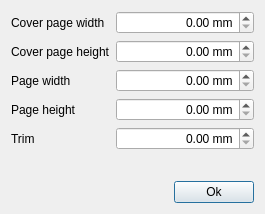
<?xml version="1.0" encoding="UTF-8"?>
<ui version="4.0">
 <class>BookPropertiesDialog</class>
 <widget class="QDialog" name="BookPropertiesDialog">
  <property name="geometry">
   <rect>
    <x>0</x>
    <y>0</y>
    <width>265</width>
    <height>214</height>
   </rect>
  </property>
  <property name="windowTitle">
   <string>Book properties</string>
  </property>
  <layout class="QVBoxLayout" name="verticalLayout">
   <item>
    <layout class="QFormLayout" name="formLayout">
     <item row="0" column="0">
      <widget class="QLabel" name="label">
       <property name="text">
        <string>Cover page width</string>
       </property>
      </widget>
     </item>
     <item row="0" column="1">
      <widget class="QDoubleSpinBox" name="spbCoverPageWidth">
       <property name="alignment">
        <set>Qt::AlignRight|Qt::AlignTrailing|Qt::AlignVCenter</set>
       </property>
       <property name="suffix">
        <string> mm</string>
       </property>
       <property name="decimals">
        <number>2</number>
       </property>
       <property name="maximum">
        <double>1000.000000000000000</double>
       </property>
       <property name="value">
        <double>0.000000000000000</double>
       </property>
      </widget>
     </item>
     <item row="1" column="0">
      <widget class="QLabel" name="label_2">
       <property name="text">
        <string>Cover page height</string>
       </property>
      </widget>
     </item>
     <item row="1" column="1">
      <widget class="QDoubleSpinBox" name="spbCoverPageHeight">
       <property name="alignment">
        <set>Qt::AlignRight|Qt::AlignTrailing|Qt::AlignVCenter</set>
       </property>
       <property name="suffix">
        <string> mm</string>
       </property>
       <property name="decimals">
        <number>2</number>
       </property>
       <property name="maximum">
        <double>1000.000000000000000</double>
       </property>
       <property name="value">
        <double>0.000000000000000</double>
       </property>
      </widget>
     </item>
     <item row="2" column="0">
      <widget class="QLabel" name="label_3">
       <property name="text">
        <string>Page width</string>
       </property>
      </widget>
     </item>
     <item row="2" column="1">
      <widget class="QDoubleSpinBox" name="spbPageWidth">
       <property name="alignment">
        <set>Qt::AlignRight|Qt::AlignTrailing|Qt::AlignVCenter</set>
       </property>
       <property name="suffix">
        <string> mm</string>
       </property>
       <property name="decimals">
        <number>2</number>
       </property>
       <property name="maximum">
        <double>1000.000000000000000</double>
       </property>
       <property name="value">
        <double>0.000000000000000</double>
       </property>
      </widget>
     </item>
     <item row="3" column="0">
      <widget class="QLabel" name="label_4">
       <property name="text">
        <string>Page height</string>
       </property>
      </widget>
     </item>
     <item row="3" column="1">
      <widget class="QDoubleSpinBox" name="spbPageHeight">
       <property name="alignment">
        <set>Qt::AlignRight|Qt::AlignTrailing|Qt::AlignVCenter</set>
       </property>
       <property name="suffix">
        <string> mm</string>
       </property>
       <property name="decimals">
        <number>2</number>
       </property>
       <property name="maximum">
        <double>1000.000000000000000</double>
       </property>
       <property name="value">
        <double>0.000000000000000</double>
       </property>
      </widget>
     </item>
     <item row="4" column="0">
      <widget class="QLabel" name="label_5">
       <property name="text">
        <string>Trim</string>
       </property>
      </widget>
     </item>
     <item row="4" column="1">
      <widget class="QDoubleSpinBox" name="spbTrim">
       <property name="alignment">
        <set>Qt::AlignRight|Qt::AlignTrailing|Qt::AlignVCenter</set>
       </property>
       <property name="suffix">
        <string> mm</string>
       </property>
       <property name="decimals">
        <number>2</number>
       </property>
       <property name="maximum">
        <double>1000.000000000000000</double>
       </property>
       <property name="value">
        <double>0.000000000000000</double>
       </property>
      </widget>
     </item>
    </layout>
   </item>
   <item>
    <layout class="QHBoxLayout" name="horizontalLayout">
     <item>
      <spacer name="horizontalSpacer">
       <property name="orientation">
        <enum>Qt::Horizontal</enum>
       </property>
       <property name="sizeHint" stdset="0">
        <size>
         <width>40</width>
         <height>20</height>
        </size>
       </property>
      </spacer>
     </item>
     <item>
      <widget class="QPushButton" name="btnOk">
       <property name="text">
        <string>Ok</string>
       </property>
      </widget>
     </item>
    </layout>
   </item>
  </layout>
 </widget>
 <resources/>
 <connections/>
</ui>
